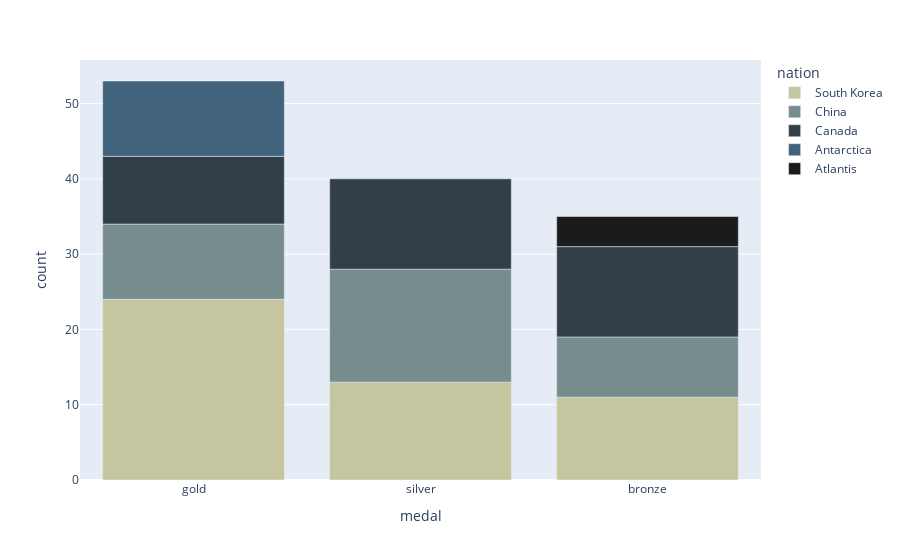

Write notebook code for a chart like this one.
### Code cell
# example bar plot with discrete colormap : https://plotly.com/python/bar-charts/
df = px.data.medals_long()
# add some example data to increase color palette
df2 = pd.DataFrame([['Antarctica', 'gold', 10]], columns=['nation','medal','count'])
df3 = pd.DataFrame([['Atlantis', 'bronze', 4]], columns=['nation','medal','count'])
df = pd.concat([df, df2, df3])

fig = px.bar(df,
             x="medal",
             y="count",
             color="nation",
             color_discrete_sequence=vangogh_px)
fig.show()

### Figure 1 — Plotly figure (JSON) as saved in the notebook; plotly's stock layout.template omitted (floating-point values rounded to 4 significant figures)
{"data": [{"alignmentgroup": "True", "hovertemplate": "nation=South Korea<br>medal=%{x}<br>count=%{y}<extra></extra>", "legendgroup": "South Korea", "marker": {"color": "#c5c59f", "pattern": {"shape": ""}}, "name": "South Korea", "offsetgroup": "South Korea", "orientation": "v", "showlegend": true, "textposition": "auto", "type": "bar", "x": ["gold", "silver", "bronze"], "xaxis": "x", "y": [24, 13, 11], "yaxis": "y"}, {"alignmentgroup": "True", "hovertemplate": "nation=China<br>medal=%{x}<br>count=%{y}<extra></extra>", "legendgroup": "China", "marker": {"color": "#778c8d", "pattern": {"shape": ""}}, "name": "China", "offsetgroup": "China", "orientation": "v", "showlegend": true, "textposition": "auto", "type": "bar", "x": ["gold", "silver", "bronze"], "xaxis": "x", "y": [10, 15, 8], "yaxis": "y"}, {"alignmentgroup": "True", "hovertemplate": "nation=Canada<br>medal=%{x}<br>count=%{y}<extra></extra>", "legendgroup": "Canada", "marker": {"color": "#323f49", "pattern": {"shape": ""}}, "name": "Canada", "offsetgroup": "Canada", "orientation": "v", "showlegend": true, "textposition": "auto", "type": "bar", "x": ["gold", "silver", "bronze"], "xaxis": "x", "y": [9, 12, 12], "yaxis": "y"}, {"alignmentgroup": "True", "hovertemplate": "nation=Antarctica<br>medal=%{x}<br>count=%{y}<extra></extra>", "legendgroup": "Antarctica", "marker": {"color": "#41637c", "pattern": {"shape": ""}}, "name": "Antarctica", "offsetgroup": "Antarctica", "orientation": "v", "showlegend": true, "textposition": "auto", "type": "bar", "x": ["gold"], "xaxis": "x", "y": [10], "yaxis": "y"}, {"alignmentgroup": "True", "hovertemplate": "nation=Atlantis<br>medal=%{x}<br>count=%{y}<extra></extra>", "legendgroup": "Atlantis", "marker": {"color": "#1c1b1b", "pattern": {"shape": ""}}, "name": "Atlantis", "offsetgroup": "Atlantis", "orientation": "v", "showlegend": true, "textposition": "auto", "type": "bar", "x": ["bronze"], "xaxis": "x", "y": [4], "yaxis": "y"}], "layout": {"barmode": "relative", "legend": {"title": {"text": "nation"}, "tracegroupgap": 0}, "margin": {"t": 60}, "xaxis": {"anchor": "y", "domain": [0, 1], "title": {"text": "medal"}}, "yaxis": {"anchor": "x", "domain": [0, 1], "title": {"text": "count"}}}}
